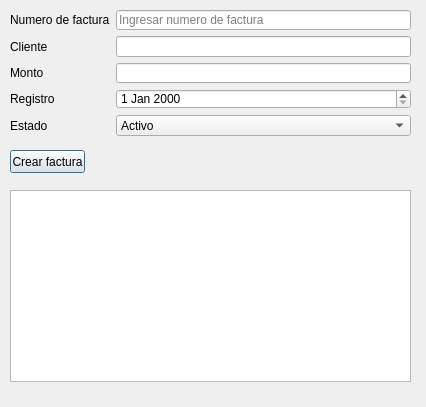
<?xml version="1.0" encoding="UTF-8"?>
<ui version="4.0">
 <class>UIFactura</class>
 <widget class="QDialog" name="UIFactura">
  <property name="geometry">
   <rect>
    <x>0</x>
    <y>0</y>
    <width>426</width>
    <height>407</height>
   </rect>
  </property>
  <property name="sizePolicy">
   <sizepolicy hsizetype="Fixed" vsizetype="Fixed">
    <horstretch>0</horstretch>
    <verstretch>0</verstretch>
   </sizepolicy>
  </property>
  <property name="minimumSize">
   <size>
    <width>426</width>
    <height>0</height>
   </size>
  </property>
  <property name="maximumSize">
   <size>
    <width>426</width>
    <height>16777215</height>
   </size>
  </property>
  <property name="windowTitle">
   <string>Gestión facturas</string>
  </property>
  <widget class="QPushButton" name="btnCrearFactura">
   <property name="geometry">
    <rect>
     <x>10</x>
     <y>150</y>
     <width>75</width>
     <height>23</height>
    </rect>
   </property>
   <property name="text">
    <string>Crear factura</string>
   </property>
  </widget>
  <widget class="QListView" name="lstFacturas">
   <property name="geometry">
    <rect>
     <x>10</x>
     <y>190</y>
     <width>401</width>
     <height>192</height>
    </rect>
   </property>
  </widget>
  <widget class="QWidget" name="layoutWidget">
   <property name="geometry">
    <rect>
     <x>10</x>
     <y>10</y>
     <width>401</width>
     <height>126</height>
    </rect>
   </property>
   <layout class="QFormLayout" name="formLayout">
    <item row="0" column="0">
     <widget class="QLabel" name="label">
      <property name="text">
       <string>Numero de factura</string>
      </property>
     </widget>
    </item>
    <item row="0" column="1">
     <widget class="QLineEdit" name="txtidfactura">
      <property name="readOnly">
       <bool>false</bool>
      </property>
      <property name="placeholderText">
       <string>Ingresar numero de factura</string>
      </property>
     </widget>
    </item>
    <item row="1" column="0">
     <widget class="QLabel" name="label_2">
      <property name="text">
       <string>Cliente</string>
      </property>
     </widget>
    </item>
    <item row="1" column="1">
     <widget class="QLineEdit" name="txtNombreCliente"/>
    </item>
    <item row="2" column="0">
     <widget class="QLabel" name="label_3">
      <property name="text">
       <string>Monto</string>
      </property>
     </widget>
    </item>
    <item row="2" column="1">
     <widget class="QLineEdit" name="txtMontoFactura"/>
    </item>
    <item row="3" column="0">
     <widget class="QLabel" name="label_4">
      <property name="text">
       <string>Registro</string>
      </property>
     </widget>
    </item>
    <item row="3" column="1">
     <widget class="QDateEdit" name="dtFechaFactura"/>
    </item>
    <item row="4" column="0">
     <widget class="QLabel" name="label_5">
      <property name="text">
       <string>Estado</string>
      </property>
     </widget>
    </item>
    <item row="4" column="1">
     <widget class="QComboBox" name="cmbEstado">
      <item>
       <property name="text">
        <string>Activo</string>
       </property>
      </item>
      <item>
       <property name="text">
        <string>Inactivo</string>
       </property>
      </item>
     </widget>
    </item>
   </layout>
  </widget>
 </widget>
 <resources/>
 <connections/>
</ui>
